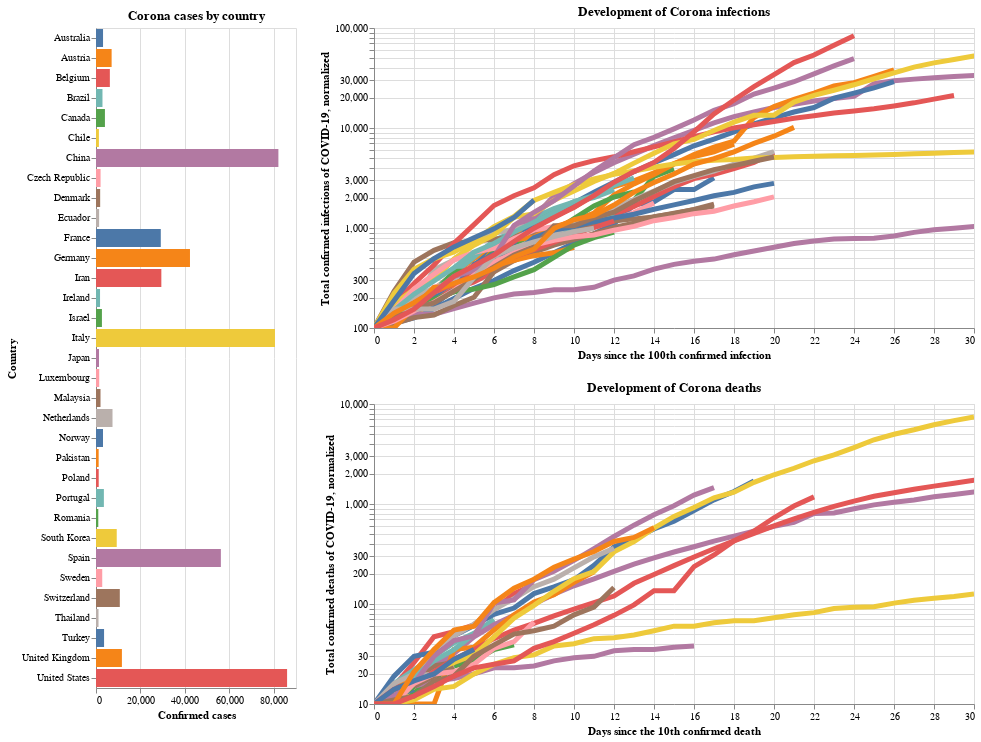

The notebook cell saved with this chart:
### Markdown cell above
## Plotting data

### Code cell
highlight = alt.selection(type='single', on='mouseover',
                          fields=['location'], nearest=True)

base_infection = alt.Chart(url_infection).encode(
    alt.X('days_after', type='quantitative', scale=alt.Scale(domain=[0,30], type='ordinal'),
         title='Days since the 100th confirmed infection'),
    alt.Y('total_cases_normalized', type='quantitative', scale=alt.Scale(type='log', base=10), 
          title='Total confirmed infections of COVID-19, normalized'),
    alt.Color('location:N', title="Country", legend=None),
    alt.Tooltip(['location:N', 'total_cases:Q', 'date:T'])
).properties(
    title='Development of Corona infections',
)

base_death = alt.Chart(url_death).encode(
    alt.X('days_after', type='quantitative',  scale=alt.Scale(domain=[0,30], type='ordinal'),
         title='Days since the 10th confirmed death'),
    alt.Y('total_deaths_normalized', type='quantitative', scale=alt.Scale(type='log', base=10), 
          title='Total confirmed deaths of COVID-19, normalized'),
    alt.Color('location:N', title="Country", legend=None),
    alt.Tooltip(['location:N', 'total_deaths:Q', 'date:T'])
).properties(
    title='Development of Corona deaths',
)

base_summary = alt.Chart(url_summary).mark_bar().encode(
    x = alt.X('cases', type='quantitative', title='Confirmed cases', scale=alt.Scale(type='linear')),
    y = alt.Y('location:N', title='Country'),
    color = alt.condition(highlight, alt.Color('location:N', title="Country", legend=None), alt.ColorValue("grey")),
    tooltip = alt.Tooltip(['location:N', 'cases:Q'])
).add_selection(
    highlight
).properties(
    width=200,
    title='Corona cases by country'
)


points_infection = base_infection.mark_circle().encode(
    opacity=alt.value(0)
).add_selection(
    highlight
).properties(
    width=600
).interactive(
    bind_y = False
)

points_death = base_death.mark_circle().encode(
    opacity=alt.value(0)
).add_selection(
    highlight
).properties(
    width=600
).interactive(
    bind_y = False
)


lines_infection = base_infection.mark_line().encode(
    size=alt.condition(~highlight, alt.value(1), alt.value(5), legend=None)
)

lines_death = base_death.mark_line().encode(
    size=alt.condition(~highlight, alt.value(1), alt.value(5), legend=None)
)

chart = alt.vconcat(points_infection + lines_infection, points_death + lines_death)

chart = alt.hconcat(base_summary, chart)


#chart.save('corona.html')
chart.save('corona.json')

chart

### Figure 1 — Vega-Lite specification as saved in the notebook (floating-point values rounded to 4 significant figures; data arrays with more than 128 entries replaced by an {"elided": "..."} marker saying what was removed)
{"config": {"view": {"continuousWidth": 400, "continuousHeight": 300}}, "hconcat": [{"data": {"name": "data-04685bb6409de7faa4c5616e0fed794e"}, "mark": "bar", "encoding": {"color": {"condition": {"type": "nominal", "field": "location", "legend": null, "title": "Country", "selection": "selector019"}, "value": "grey"}, "tooltip": [{"type": "nominal", "field": "location"}, {"type": "quantitative", "field": "cases"}], "x": {"type": "quantitative", "field": "cases", "scale": {"type": "linear"}, "title": "Confirmed cases"}, "y": {"type": "nominal", "field": "location", "title": "Country"}}, "selection": {"selector019": {"type": "single", "on": "mouseover", "fields": ["location"], "nearest": true}}, "title": "Corona cases by country", "width": 200}, {"vconcat": [{"layer": [{"mark": "circle", "encoding": {"color": {"type": "nominal", "field": "location", "legend": null, "title": "Country"}, "opacity": {"value": 0}, "tooltip": [{"type": "nominal", "field": "location"}, {"type": "quantitative", "field": "total_cases"}, {"type": "temporal", "field": "date"}], "x": {"type": "quantitative", "field": "days_after", "scale": {"domain": [0, 30], "type": "ordinal"}, "title": "Days since the 100th confirmed infection"}, "y": {"type": "quantitative", "field": "total_cases_normalized", "scale": {"base": 10, "type": "log"}, "title": "Total confirmed infections of COVID-19, normalized"}}, "selection": {"selector019": {"type": "single", "on": "mouseover", "fields": ["location"], "nearest": true}, "selector020": {"type": "interval", "bind": "scales", "encodings": ["x"]}}, "title": "Development of Corona infections", "width": 600}, {"mark": "line", "encoding": {"color": {"type": "nominal", "field": "location", "legend": null, "title": "Country"}, "size": {"condition": {"value": 1, "selection": {"not": "selector019"}}, "value": 5}, "tooltip": [{"type": "nominal", "field": "location"}, {"type": "quantitative", "field": "total_cases"}, {"type": "temporal", "field": "date"}], "x": {"type": "quantitative", "field": "days_after", "scale": {"domain": [0, 30], "type": "ordinal"}, "title": "Days since the 100th confirmed infection"}, "y": {"type": "quantitative", "field": "total_cases_normalized", "scale": {"base": 10, "type": "log"}, "title": "Total confirmed infections of COVID-19, normalized"}}, "title": "Development of Corona infections"}], "data": {"name": "data-80a61c17aacb90b647cc1e1052269354"}}, {"layer": [{"mark": "circle", "encoding": {"color": {"type": "nominal", "field": "location", "legend": null, "title": "Country"}, "opacity": {"value": 0}, "tooltip": [{"type": "nominal", "field": "location"}, {"type": "quantitative", "field": "total_deaths"}, {"type": "temporal", "field": "date"}], "x": {"type": "quantitative", "field": "days_after", "scale": {"domain": [0, 30], "type": "ordinal"}, "title": "Days since the 10th confirmed death"}, "y": {"type": "quantitative", "field": "total_deaths_normalized", "scale": {"base": 10, "type": "log"}, "title": "Total confirmed deaths of COVID-19, normalized"}}, "selection": {"selector019": {"type": "single", "on": "mouseover", "fields": ["location"], "nearest": true}, "selector021": {"type": "interval", "bind": "scales", "encodings": ["x"]}}, "title": "Development of Corona deaths", "width": 600}, {"mark": "line", "encoding": {"color": {"type": "nominal", "field": "location", "legend": null, "title": "Country"}, "size": {"condition": {"value": 1, "selection": {"not": "selector019"}}, "value": 5}, "tooltip": [{"type": "nominal", "field": "location"}, {"type": "quantitative", "field": "total_deaths"}, {"type": "temporal", "field": "date"}], "x": {"type": "quantitative", "field": "days_after", "scale": {"domain": [0, 30], "type": "ordinal"}, "title": "Days since the 10th confirmed death"}, "y": {"type": "quantitative", "field": "total_deaths_normalized", "scale": {"base": 10, "type": "log"}, "title": "Total confirmed deaths of COVID-19, normalized"}}, "title": "Development of Corona deaths"}], "data": {"name": "data-90add0c679489cc4b3ba7350e15530a3"}}]}], "$schema": "https://vega.github.io/schema/vega-lite/v4.0.2.json", "datasets": {"data-04685bb6409de7faa4c5616e0fed794e": [{"location": "Australia", "cases": 3166}, {"location": "Austria", "cases": 7029}, {"location": "Belgium", "cases": 6235}, {"location": "Brazil", "cases": 2915}, {"location": "Canada", "cases": 4018}, {"location": "Chile", "cases": 1306}, {"location": "China", "cases": 82079}, {"location": "Czech Republic", "cases": 2062}, {"location": "Denmark", "cases": 1877}, {"location": "Ecuador", "cases": 1403}, {"location": "France", "cases": 29155}, {"location": "Germany", "cases": 42288}, {"location": "Iran", "cases": 29406}, {"location": "Ireland", "cases": 1819}, {"location": "Israel", "cases": 2666}, {"location": "Italy", "cases": 80539}, {"location": "Japan", "cases": 1364}, {"location": "Luxembourg", "cases": 1453}, {"location": "Malaysia", "cases": 2031}, {"location": "Netherlands", "cases": 7431}, {"location": "Norway", "cases": 3156}, {"location": "Pakistan", "cases": 1197}, {"location": "Poland", "cases": 1221}, {"location": "Portugal", "cases": 3544}, {"location": "Romania", "cases": 1029}, {"location": "South Korea", "cases": 9332}, {"location": "Spain", "cases": 56188}, {"location": "Sweden", "cases": 2806}, {"location": "Switzerland", "cases": 10714}, {"location": "Thailand", "cases": 1136}, {"location": "Turkey", "cases": 3629}, {"location": "United Kingdom", "cases": 11658}, {"location": "United States", "cases": 85991}], "data-80a61c17aacb90b647cc1e1052269354": {"elided": "681 records"}, "data-90add0c679489cc4b3ba7350e15530a3": {"elided": "368 records"}}}
